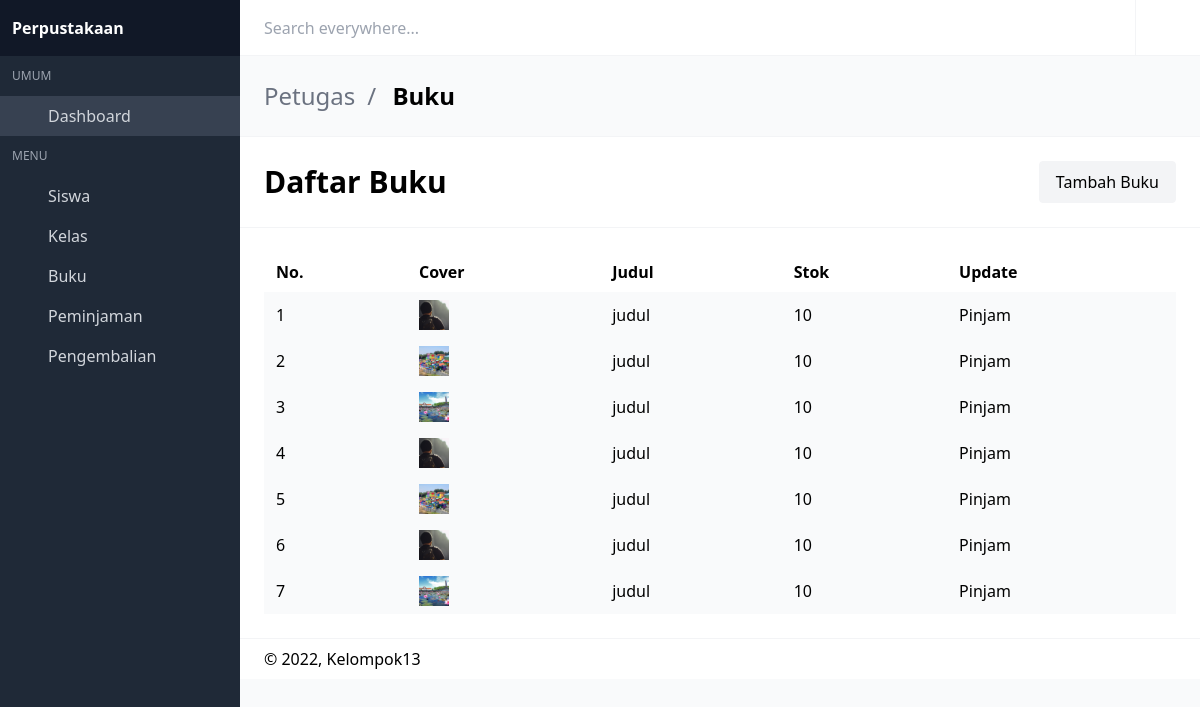
Page /main/admin/peminjaman.php (signed in) on the earlier database version.
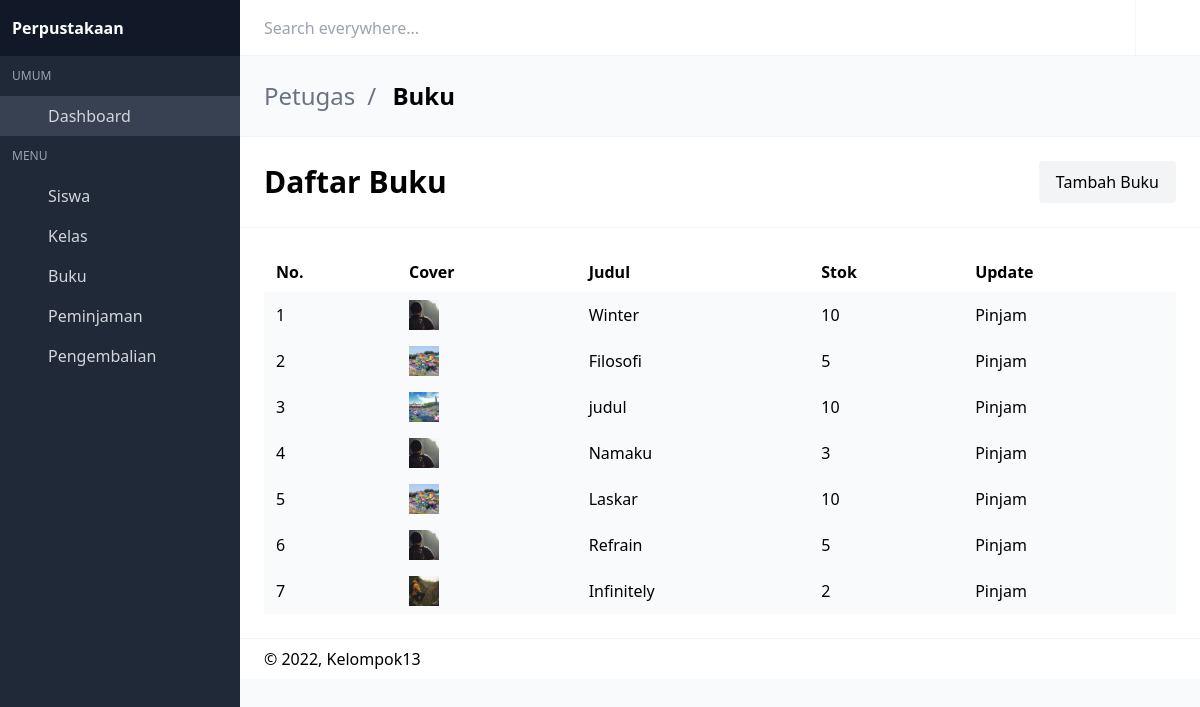
Same page on the later database version.
### tables this page shows
CREATE TABLE `buku` (
  `id_buku` int(11) NOT NULL,
  `penulis` varchar(50) NOT NULL,
  `tahun` year(4) NOT NULL,
  `judul` varchar(255) NOT NULL,
  `kota` varchar(50) NOT NULL,
  `penerbit` varchar(255) NOT NULL,
  `cover` varchar(255) NOT NULL,
  `sinopsis` text NOT NULL,
  `stok` int(3) NOT NULL
);

### main/admin/peminjaman.php (the view, shortened to what this page needs)
<?php
include_once("config.php");
?>
<!DOCTYPE html>
<html lang="en" class="">
<head>
  <link rel="stylesheet" href="css/main.css?v=1628755089081">
</head>
<body>
<div id="app">
<nav id="navbar-main" class="navbar is-fixed-top">
  <div class="navbar-brand">
    <div class="navbar-item">
      <div class="control"><input placeholder="Search everywhere..." class="input"></div>
    </div>
  </div>
  <div class="navbar-menu" id="navbar-menu">
    <div class="navbar-end">
      <a href="" class="navbar-item has-divider desktop-icon-only">
        <span class="icon"><i class="mdi mdi-help-circle-outline"></i></span>
      </a>
      <a href="keluar.php" title="Log out" class="navbar-item desktop-icon-only">
        <span class="icon"><i class="mdi mdi-logout"></i></span>
      </a>
    </div>
  </div>
</nav>
<aside class="aside is-placed-left is-expanded">
  <div class="aside-tools">
    <div>
    <b class="font-black">Perpustakaan</b>
    </div>
  </div>
  <div class="menu is-menu-main">
    <p class="menu-label">Umum</p>
    <ul class="menu-list">
      <li class="active">
        <a href="dashboard.php">
          <span class="icon"><i class="mdi mdi-desktop-mac"></i></span>
          <span class="menu-item-label">Dashboard</span>
        </a>
      </li>
    </ul>
    <p class="menu-label">Menu</p>
    <ul class="menu-list">
      <li class="--set-active-tables-html">
        <a href="siswa.php">
          <span class="icon"><i class="mdi mdi-account-circle"></i></span>
          <span class="menu-item-label">Siswa</span>
        </a>
      </li>
      <li class="--set-active-forms-html">
        <a href="kelas.php">
          <span class="icon"><i class="mdi mdi-table"></i></span>
          <span class="menu-item-label">Kelas</span>
        </a>
      </li>
      <li class="--set-active-profile-html">
        <a href="buku.php">
          <span class="icon"><i class="mdi mdi-book"></i></span>
          <span class="menu-item-label">Buku</span>
        </a>
      </li>
      <li>
        <a href="peminjaman.php">
          <span class="icon"><i class="mdi mdi-cart-plus"></i></span>
          <span class="menu-item-label">Peminjaman</span>
        </a>
      </li>
      <li>
        <a href="pengembalian.php">
          <span class="icon"><i class="mdi mdi-cart-minus"></i></span>
          <span class="menu-item-label">Pengembalian</span>
        </a>
      </li>
    </ul>
  </div>
</aside>
<section class="is-title-bar">
  <div class="flex flex-col md:flex-row items-center justify-between space-y-6 md:space-y-0">
    <ul>
      <li>Petugas</li>
      <li>Buku</li>
    </ul>
  </div>
</section>
<section class="is-hero-bar">
  <div class="flex flex-col md:flex-row items-center justify-between space-y-6 md:space-y-0">
    <h1 class="title">
      Daftar Buku
    </h1>
    <a href="buatbuku.php" class="btn btn-outline-dark button light">Tambah Buku</a>
  </div>
</section>
<section class="is-hero-bar">
  <div class="flex flex-col md:flex-row items-center justify-between space-y-6 md:space-y-0">
<table class="table table-primary p-1 mt-4 border border-primary container">
  <tbody>
      <tr>
          <th>No.</th>
          <th>Cover</th>
          <th>Judul</th>
          <th>Stok</th>
          <th class="text-center" >Update</th>
      </tr>
  </tbody>
  <tbody>
  <?php
    if(isset($_GET['cari'])){
      $cari = $_GET['cari'];
      $result = mysqli_query($conn,"SELECT * FROM buku WHERE judul LIKE '%".$cari."%'");
    }else{
      $result = mysqli_query($conn,"SELECT * FROM buku");
    }
    $no =1;
    while($data = mysqli_fetch_array($result)) {
      ?>
        <tbody>
        <tr>
            <td class="text-center"><?= $no ?></td>
            <td>
              <img src="img/<?= $data['6']?>" width="30px" class="img-thumbnail" alt="">
            </td>
            <td><?= $data['judul']?></td>
            <td><?= $data['stok']?></td>
            <td colspan="2">
            <a href="pinjam.php?id_buku=<?=$data['id_buku']?>" class="btn btn-outline-danger">Pinjam</a>
            </td>
        </tr>
        </tbody>
    <?php
    $no++;
      }
      ?>
</table>
  </div>
</section>
<footer class="footer">
  <div class="flex flex-col md:flex-row items-center justify-between space-y-3 md:space-y-0">
    <div class="flex items-center justify-start space-x-3">
      <div>
        © 2022, Kelompok13
      </div>
    </div>
  </div>
</footer>
<link rel="stylesheet" href="https://cdn.materialdesignicons.com/4.9.95/css/materialdesignicons.min.css">
</body>
</html>

Differences in the rows shown:
changed buku: judul "judul" → "Winter"
changed buku: judul "judul" → "Filosofi"; stok "10" → "5"
changed buku: judul "judul" → "Namaku"; stok "10" → "3"
changed buku: judul "judul" → "Laskar"
changed buku: judul "judul" → "Refrain"; stok "10" → "5"
changed buku: cover: a different picture; judul "judul" → "Infinitely"; stok "10" → "2"
